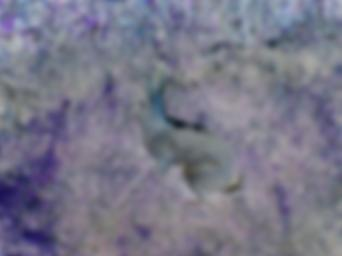
#> input picture Lab3/lb3png.jpg, 342 x 256 px
$ python lb3.py
#> lines starting #> are read from the running program, lines starting #| are printed output that depends on the picture
import cv2
import numpy as np
from matplotlib import pyplot as plt

def remove_noise_and_sharpen(image_path, noise_reduction_method, sharpen_method):

#> called with image_path = './lb3png.jpg', noise_reduction_method = 'nlmeans', sharpen_method = 'highboost'
    image = 255 - cv2.imread(image_path)
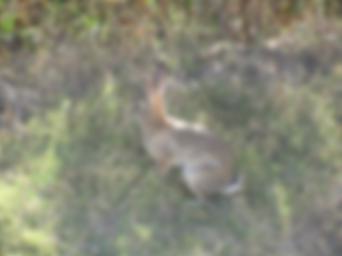
#> image: shape (256, 342, 3); mean B, G, R 118.3, 135.9, 135.3

    image_rgb = cv2.cvtColor(image, cv2.COLOR_BGR2RGB)

    denoised = apply_noise_reduction(image, method=noise_reduction_method)
    denoised_rgb = cv2.cvtColor(denoised, cv2.COLOR_BGR2RGB)

    sharpened = apply_sharpening(denoised, method=sharpen_method)
    sharpened_rgb = cv2.cvtColor(sharpened, cv2.COLOR_BGR2RGB)

    visualize_results(image_rgb, denoised_rgb, sharpened_rgb,
                     noise_reduction_method, sharpen_method)

    return sharpened

def apply_noise_reduction(image, method):

    denoised = cv2.GaussianBlur(image, (7, 7), 0) #cv2.fastNlMeansDenoisingColored(image, None, 10, 10, 7, 21)

    return denoised

def apply_sharpening(image, method):

    kernel = np.array([[-1, -1, -1],
                        [-1, 12, -1],
                        [-1, -1, -1]]) / 4.0
    sharpened = cv2.filter2D(image, -1, kernel)

    return sharpened

def visualize_results(original, denoised, sharpened, noise_method, sharpen_method):

#> called with noise_method = 'nlmeans', sharpen_method = 'highboost'
    plt.figure(figsize=(20, 12))

    plt.subplot(2, 3, 1)
    plt.imshow(original)
    plt.title('Исходное изображение')
    plt.axis('off')

    plt.subplot(2, 3, 2)
    plt.imshow(denoised)
    plt.title(f'После шумоподавления\n({noise_method} filter)')
    plt.axis('off')

    plt.subplot(2, 3, 3)
    plt.imshow(sharpened)
    plt.title(f'После повышения четкости\n({sharpen_method} filter)')
    plt.axis('off')

    plt.show()
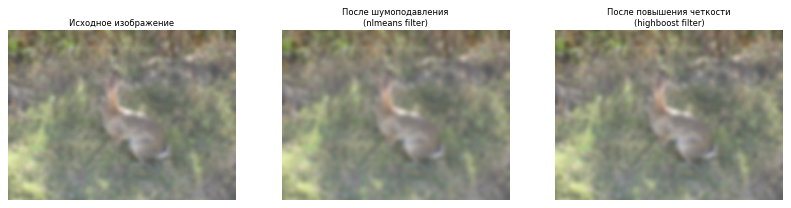
#> figure drawn by matplotlib, 3 panels


if __name__ == "__main__":
    image_path = './lb3png.jpg'
    result = remove_noise_and_sharpen(image_path,
                                    noise_reduction_method='nlmeans',
                                    sharpen_method='highboost')
